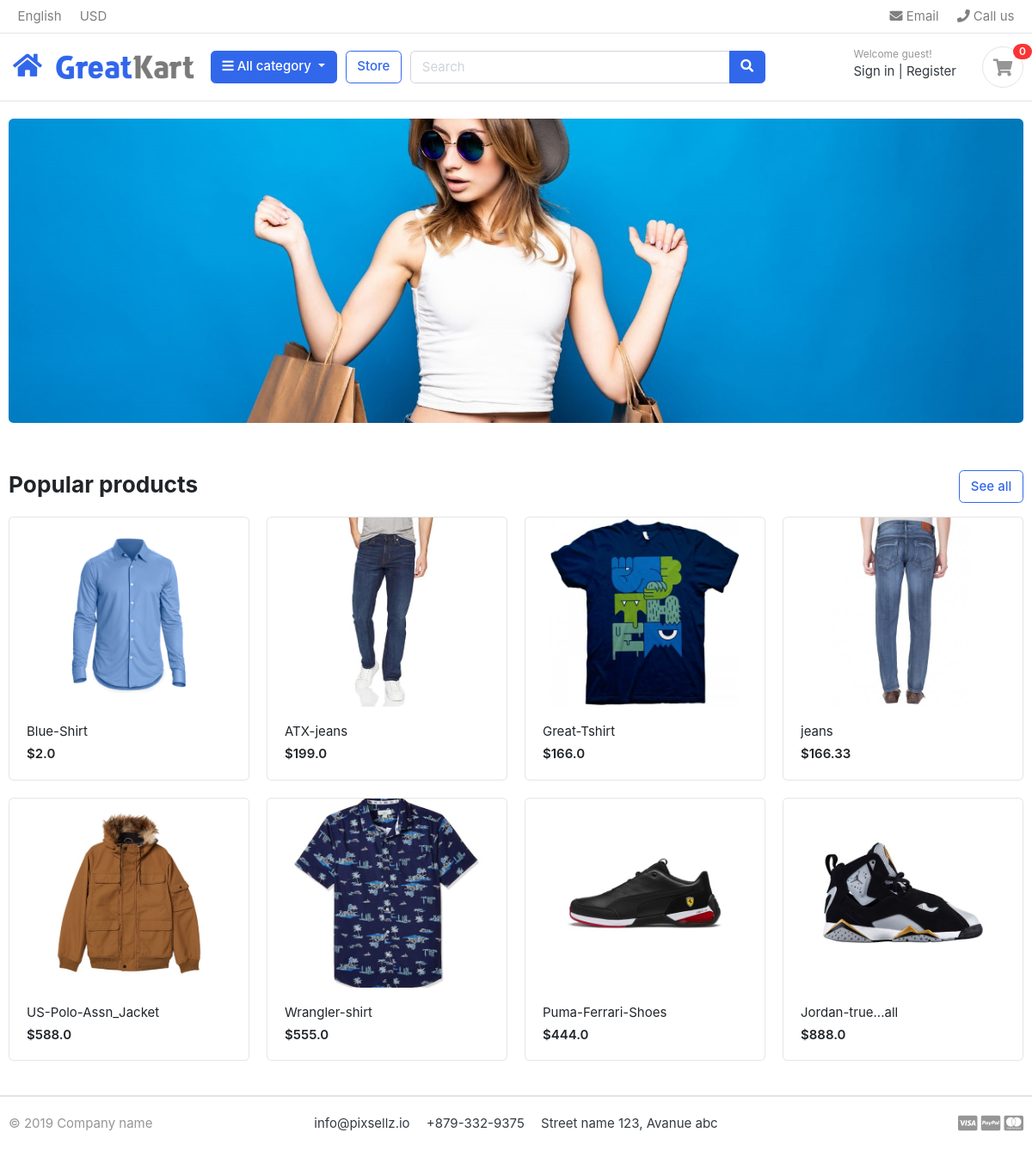
The page / on the database its author committed.
### store/models.py (models this page shows, shortened)
class Product(models.Model):
    product_name = models.CharField(max_length=100,unique=True)
    slug         = models.SlugField(max_length=100,unique=True)
    description  = models.TextField(max_length=255,blank=True)
    price        = models.FloatField()
    pro_image    = models.ImageField(upload_to='photos/product')
    stock        = models.IntegerField()
    is_available = models.BooleanField(default=True)
    category     = models.ForeignKey(Category , on_delete=models.CASCADE)
    created_date = models.DateTimeField(auto_now_add= True)
    modified_date = models.DateTimeField(auto_now= True)
    def get_url(self):
        return reverse("product_details", args=[self.category.slug , self.slug,])

### e_com_project/views.py (the view)
# urls.py: 2. Add a URL to urlpatterns:  path('', views.home, name='home')
def home(request):
    products = Product.objects.all().filter(is_available = True)
    context = {
        "products" : products,
    }
    return render(request , 'home.html',context)

### carts/context_processors.py (called while the page is built)
def cart_items(request):
    total_cart_items = 0
    if "admin" in request.path :
        return {}
    else:
        try:
            cart = Cart.objects.filter(cart_id = _cart_id(request))
            cart_items = CartItem.objects.filter(cart = cart[:1])
            for cart_item in cart_items:
                total_cart_items += cart_item.quantity
        except Cart.DoesNotExist:
            total_cart_items = 0
    return dict(total_cart_items=total_cart_items)

### carts/views.py (called while the page is built)
def _cart_id(request):
    cart = request.session.session_key
    if not cart:
        cart = request.session.create()
    return cart

### category/context_processors.py (called while the page is built)
def menu_links(request):
    links = Category.objects.all()
    return dict(links=links)

### templates/home.html
{% extends "base.html" %}
{% load static %}
{% block content %}
<section class="section-intro padding-y-sm">
<div class="container">
<div class="intro-banner-wrap">
	<img src="{% static "images/banners/cover.jpg" %}" class="img-fluid rounded">
</div>
</div>
</section>
<section class="section-name padding-y-sm">
<div class="container">
<header class="section-heading">
	<a href="{% url "store" %}" class="btn btn-outline-primary float-right">See all</a>
	<h3 class="section-title">Popular products</h3>
</header>
<div class="row">
	{% for product in products  %}
	<div class="col-md-3">
		<div class="card card-product-grid">
			<a href="{{ product.get_url }}" class="img-wrap"> <img src="{{product.pro_image.url}}"> </a>
			<figcaption class="info-wrap">
				<a href="{{ product.get_url }}" class="title">{{product.product_name}}</a>
				<div class="price mt-1">${{product.price}}</div>
			</figcaption>
		</div>
	</div>
	{% endfor %}
</div>
</div>
</section>
</body>
</html>
{% endblock content %}

### templates/base.html (shortened to what this page needs)
{% load static %}
<!DOCTYPE HTML>
<html lang="en">
<head>
<link href="{% static "css/bootstrap.css" %}" rel="stylesheet" type="text/css"/>
<link href="{% static "fonts/fontawesome/css/all.min.css" %}" type="text/css" rel="stylesheet">
<link href="{% static "css/ui.css" %}" rel="stylesheet" type="text/css"/>
<link href="{% static "css/responsive.css" %}" rel="stylesheet" media="only screen and (max-width: 1200px)" />
</head>
<body>
{% include "includes/navbar.html" %}
{% block content %}
{% endblock content %}
{% include "includes/footer.html" %}

### templates/includes/navbar.html (shortened to what this page needs)
{% load static %}
<header class="section-header">
<nav class="navbar p-md-0 navbar-expand-sm navbar-light border-bottom">
<div class="container">
  <div class="collapse navbar-collapse" id="navbarTop4">
    <ul class="navbar-nav mr-auto">
    	<li class="nav-item dropdown">
		 	<a href="#" class="nav-link">   English </a>
		</li>
		<li class="nav-item dropdown">
			<a href="#" class="nav-link"> USD </a>
		</li>
    </ul>
    <ul class="navbar-nav">
		<li><a href="#" class="nav-link"> <i class="fa fa-envelope"></i> Email </a></li>
		<li><a href="#" class="nav-link"> <i class="fa fa-phone"></i> Call us </a></li>
	</ul>
  </div>
</div>
</nav>
<section class="header-main border-bottom">
	<div class="container">
<div class="row align-items-center">
	    <div class="me-3 mx-3 ">
        <a href="{% url 'home' %}">
            <i class="fa fa-home fa-2x"></i>
        </a>
    </div>
    <div>
        <a href="{% url 'home' %}" class="brand-wrap">
            <img class="logo" src="{% static 'images/logo.png' %}" alt="Logo" style="height:40px;">
        </a>
    </div>
	<div class="col-lg col-sm col-md col-6 flex-grow-0">
		<div class="category-wrap dropdown d-inline-block float-right">
			<button type="button" class="btn btn-primary dropdown-toggle" data-toggle="dropdown">
				<i class="fa fa-bars"></i> All category
			</button>
		</div>
	</div>
	<a href="{% url "store" %}" class="btn btn-outline-primary">Store</a>
	<div class="col-lg  col-md-6 col-sm-12 col">
		<form action="{% url "search" %}" class="search">
			<div class="input-group w-100">
			    <input type="text" class="form-control" style="width:60%;" placeholder="Search" name ='keyword'>
			    <div class="input-group-append">
			      <button class="btn btn-primary" type="submit">
			        <i class="fa fa-search"></i>
			      </button>
			    </div>
		    </div>
		</form>
	</div>
	<div class="col-lg-3 col-sm-6 col-8 order-2 order-lg-3">
				<div class="d-flex justify-content-end mb-3 mb-lg-0">
					{% if user.id is None %}
					<div class="widget-header">
						<small class="title text-muted">Welcome guest!</small>
						<div>
							<a href="{% url "login" %}">Sign in</a> <span class="dark-transp"> | </span>
							<a href="{% url "register" %}"> Register</a>
						</div>
					</div>
					{% endif %}
					<a href="{% url "cart" %}" class="widget-header pl-3 ml-3">
						<div class="icon icon-sm rounded-circle border"><i class="fa fa-shopping-cart"></i></div>
						<span class="badge badge-pill badge-danger notify">{{total_cart_items}}</span>
					</a>
				</div>
			</div>
</div>
	</div>
</section>
</header>

### templates/includes/footer.html
{% load static %}
<footer class="section-footer border-top">
	<div class="container">
		<section class="footer-bottom border-top row">
			<div class="col-md-2">
				<p class="text-muted"> &copy 2019 Company name </p>
			</div>
			<div class="col-md-8 text-md-center">
				<span  class="px-2">info@pixsellz.io</span>
				<span  class="px-2">+879-332-9375</span>
				<span  class="px-2">Street name 123, Avanue abc</span>
			</div>
			<div class="col-md-2 text-md-right text-muted">
				<i class="fab fa-lg fa-cc-visa"></i>
				<i class="fab fa-lg fa-cc-paypal"></i>
				<i class="fab fa-lg fa-cc-mastercard"></i>
			</div>
		</section>
	</div>
</footer>

### static/css/ui.css (style rules this page uses)
html { font-family: "Inter", sans-serif; font-size: 15px; }
.img-wrap { text-align: center; display: block; }
.img-wrap img { max-width: 100%; }
.icon-xs, .icon-sm, .icon-md, .icon-lg { display: inline-block; text-align: center; flex-shrink: 0; flex-grow: 0; }
.icon-sm { width: 48px; height: 48px; line-height: 48px !important; font-size: 20px; }
.padding-y-sm { padding-top: 20px; padding-bottom: 20px; }
.section-heading { margin-bottom: 20px; margin-top: 15px; }
.section-title { color: #212529; }
p:last-child { margin-bottom: 0; }
.header-main { position: relative; padding-top: 1rem; padding-bottom: 1rem; }
.brand-wrap .logo, .navbar-brand .logo { margin-right: 7px; max-height: 42px; display: inline-block; }
.widget-header { display: inline-block; vertical-align: middle; position: relative; }
.widget-header a { color: #343a40; }
.widget-header i { color: #969696; }
.widget-header .title { display: block; }
.widget-header .notify { position: absolute; top: -3px; right: -10px; }
.footer-bottom { padding-top: 20px; padding-bottom: 20px; }
[class*=card-product] a.title { color: #212529; display: block; }
[class*=card-product] .img-wrap { overflow: hidden; position: relative; }
[class*=card-product] .img-wrap img { height: 100%; max-width: 100%; width: auto; display: inline-block; -o-object-fit: cover; object-fit: cover; }
.card-product-grid { margin-bottom: 20px; }
.card-product-grid .img-wrap { border-radius: 0.2rem 0.2rem 0 0; height: 220px; }
.card-product-grid .info-wrap { overflow: hidden; padding: 18px 20px; }
.card .img-wrap { overflow: hidden; }
.notify { position: absolute; top: -4px; right: -10px; display: inline-block; padding: 0.25em 0.6em; font-size: 12px; line-height: 1; text-align: center; border-radius: 3rem; color: #fff; background-color: #fa3434; }
.price { font-weight: 600; color: #212529; }

### rows shown on the page
Product: pro_image (picture), product_name "Blue-Shirt", price "2.0"
Product: pro_image (picture), product_name "ATX-jeans", price "199.0"
Product: pro_image (picture), product_name "Great-Tshirt", price "166.0"
Product: pro_image (picture), product_name "jeans", price "166.33"
Product: pro_image (picture), product_name "US-Polo-Assn_Jacket", price "588.0"
Product: pro_image (picture), product_name "Wrangler-shirt", price "555.0"
Product: pro_image (picture), product_name "Puma-Ferrari-Shoes", price "444.0"
Product: pro_image (picture), product_name "Jordan-true...all", price "888.0"

### other values the page prints
{{ total_cart_items }} "0"
